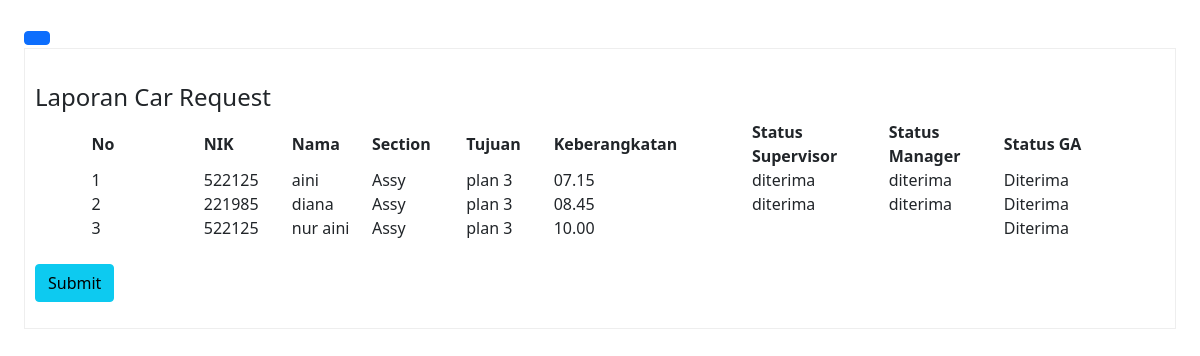
Page /request_ga.php on the earlier database version.
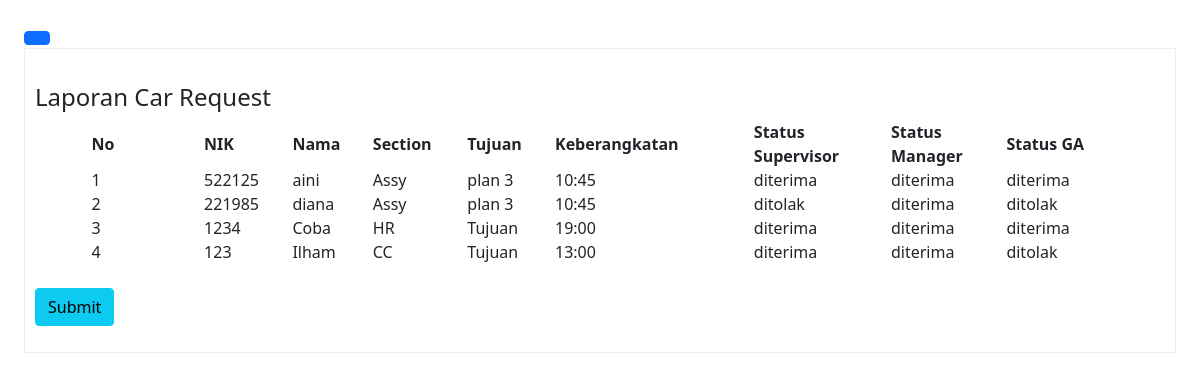
Same page on the later database version.
### tables this page shows
CREATE TABLE `data` (
  `id` int(11) NOT NULL,
  `nik` varchar(200) NOT NULL,
  `nama` varchar(100) NOT NULL,
  `section` varchar(50) NOT NULL,
  `tujuan` varchar(200) NOT NULL,
  `alasan` varchar(1000) NOT NULL,
  `keberangkatan` varchar(200) NOT NULL,
  `status_spv` varchar(100) DEFAULT NULL,
  `status_manager` varchar(100) DEFAULT NULL,
  `status_ga` varchar(100) DEFAULT NULL,
  `security` varchar(100) DEFAULT NULL,
  `notif_supervisor` int(11) NOT NULL DEFAULT 0,
  `notif_manager` int(11) NOT NULL DEFAULT 0,
  `notif_ga` int(11) NOT NULL DEFAULT 0,
  `notif_user` int(11) NOT NULL DEFAULT 0
);

### request_ga.php (the view, shortened to what this page needs)
<!DOCTYPE html>
<html lang="en">
<head>
  <link rel="stylesheet" href="http://192.168.29.55:8300/bootstrap.min.css" />
  <link rel="stylesheet" href="http://192.168.29.55:8300/bootstrap-icons.css" />
</head>
<body background="#87CEFA" ;>
  <section class="p-4" id="main-content">
    <button class="btn btn-primary" id="button-toggle">
    </button>
    <div style="border:1px solid rgb(238,238,238); padding:10px; overflow:auto; width:auto; height:auto;">
      <?php
      include "koneksi.php";
      $query = mysqli_query($koneksi, "SELECT * FROM data");
      ?>
      <form action="proses_ga.php" method="post">
        <table width="90%" border="0" align="center" cellpadding="0" cellspacing="0">
          <tr bgcolor="white"></br>
            <h4>Laporan Car Request</h4>
          <tr>
            <th width="70">No</td>
            <th width="50">NIK</td>
            <th width="50">Nama</td>
            <th width="50">Section</td>
            <th width="50">Tujuan</td>
            <th width="50">Keberangkatan</td>
            <th width="50">Status Supervisor</td>
            <th width="50">Status Manager</td>
            <th width="50">Status GA</td>
          </tr>
          <?php if (mysqli_num_rows($query) > 0) { ?>
            <?php
            $no = 1;
            while ($data = mysqli_fetch_array($query)) {
            ?>
              <tr>
                <td><?php echo $no ?></td>
                <td><?php echo $data["nik"]; ?></td>
                <td><?php echo $data["nama"]; ?></td>
                <td><?php echo $data["section"]; ?></td>
                <td><?php echo $data["tujuan"]; ?></td>
                <td><?php echo $data["keberangkatan"]; ?></td>
                <td><?php echo $data["status_spv"]; ?></td>
                <td><?php echo $data["status_manager"]; ?></td>
                <td>
                  <?php if ($data["status_ga"] == NULL) : ?>
                    <input type="radio" name="status_ga[<?= $data['id'] ?>]" value="Diterima" required>Diterima
                    <input type="radio" name="status_ga[<?= $data['id'] ?>]" value="Ditolak" required>Ditolak
                  <?php else : ?>
                    <?php echo $data["status_ga"]; ?>
                  <?php endif; ?>
                </td>
              </tr>
            <?php $no++;
            } ?>
          <?php } ?>
        </table></br>
        <input type="submit" name="submit" id="submit" class="btn btn-info" value="Submit" />
  </div>
  </section>
</body>
</html>

Differences in the rows shown:
removed data: nik "522125", nama "aini", section "Assy", tujuan "plan 3", keberangkatan "07.15", status_spv "diterima", status_manager "diterima", status_ga "Diterima"
removed data: nik "221985", nama "diana", section "Assy", tujuan "plan 3", keberangkatan "08.45", status_spv "diterima", status_manager "diterima", status_ga "Diterima"
removed data: nik "522125", nama "nur aini", section "Assy", tujuan "plan 3", keberangkatan "10.00", status_ga "Diterima"
added data: nik "522125", nama "aini", section "Assy", tujuan "plan 3", keberangkatan "10:45", status_spv "diterima", status_manager "diterima", status_ga "diterima"
added data: nik "221985", nama "diana", section "Assy", tujuan "plan 3", keberangkatan "10:45", status_spv "ditolak", status_manager "diterima", status_ga "ditolak"
added data: nik "1234", nama "Coba", section "HR", tujuan "Tujuan", keberangkatan "19:00", status_spv "diterima", status_manager "diterima", status_ga "diterima"
added data: nik "123", nama "Ilham", section "CC", tujuan "Tujuan", keberangkatan "13:00", status_spv "diterima", status_manager "diterima", status_ga "ditolak"
